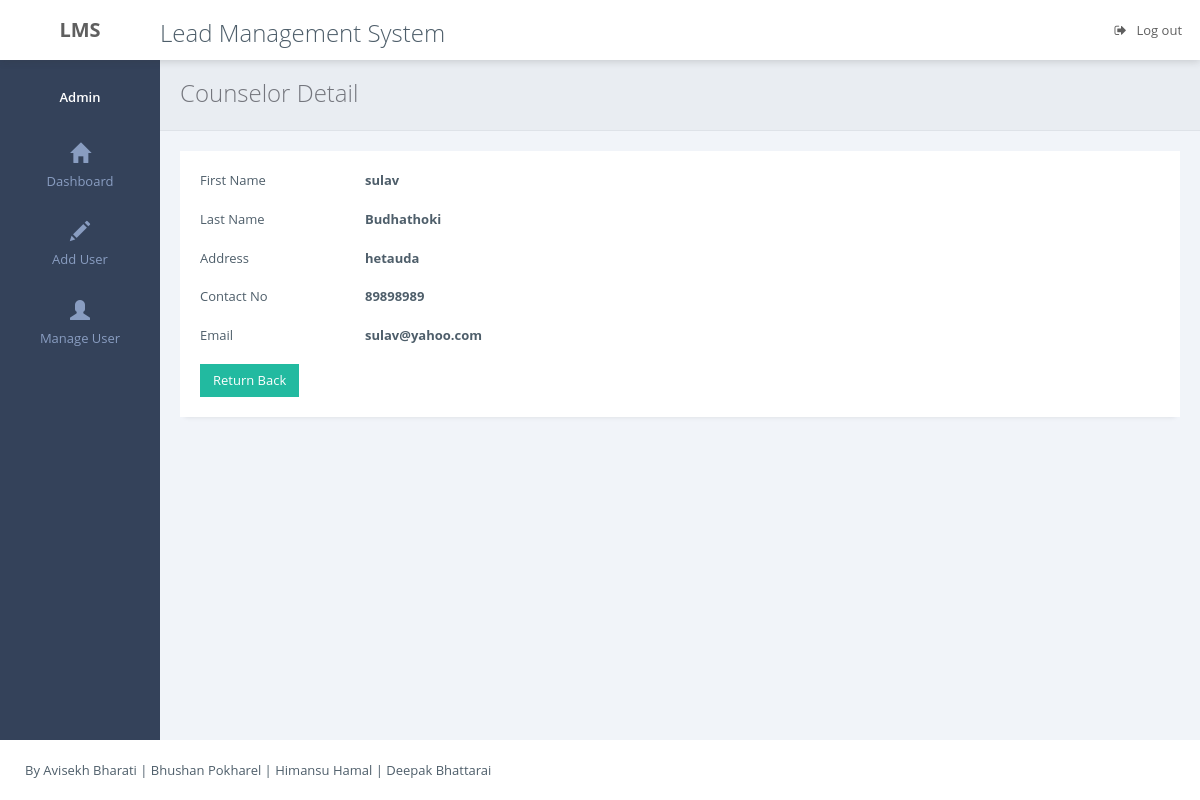
The page /admin/userDetails/1 (signed in) on the database its author committed.
### tables this page shows
CREATE TABLE IF NOT EXISTS `user` (
  `user_id` int(11) NOT NULL AUTO_INCREMENT,
  `fname` varchar(20) NOT NULL,
  `lname` varchar(20) NOT NULL,
  `address` varchar(50) NOT NULL,
  `contactno` varchar(20) NOT NULL,
  `email` varchar(50) NOT NULL,
  `password` varchar(100) NOT NULL,
  `role` tinyint(1) NOT NULL,
  PRIMARY KEY (`user_id`)
);

### application/controller/admin.php (called while the page is built, shortened)
<?php
if($_SESSION['usertype']==1){
class Admin extends Controller
{
	public function userDetails($id){
		$data =  $this->model->getUserById($id);
		require APP . 'view/_templates/header1.php';
        require APP . 'view/admin/user-detail.php';
        require APP . 'view/_templates/footer1.php';
	}
}
}
else
	echo 'Failed !';
?>

### public/index.php (called while the page is built, shortened)
<?php
require APP . 'core/controller.php';
$app = new Application();

### application/core/controller.php (called while the page is built, shortened)
<?php
class Controller
{
    public $db = null;
    private function openDatabaseConnection()
    {
        $options = array(PDO::ATTR_DEFAULT_FETCH_MODE => PDO::FETCH_OBJ, PDO::ATTR_ERRMODE => PDO::ERRMODE_WARNING);
        $this->db = new PDO(DB_TYPE . ':host=' . DB_HOST . ';dbname=' . DB_NAME . ';charset=' . DB_CHARSET, DB_USER, DB_PASS, $options);
    }
    public function loadModel()
    {
        require APP . 'model/lmsmodel.php';
        $this->model=new LmsModel($this->db);
    }
}

### application/model/lmsmodel.php (called while the page is built, shortened)
<?php
class LmsModel
{
    function __construct($db)
    {
        try {
            $this->db = $db;
        } catch (PDOException $e) {
            exit('Database connection could not be established.');
        }
    }
    public function getUserById($id){
        $sql = "Select * from user where user_id ='$id'";
        $query = $this->db->prepare($sql);
        $query->execute();
        return $query->fetch();
    }
}
?>

### application/view/admin/user-detail.php (the view)
<div class="page-inner">
    <div class="page-title">
        <h3>Counselor Detail</h3>
    </div>
    <div id="main-wrapper">
        <div class="row">
            <div class="col-md-12">
                <div class="panel panel-white">
                    <div class="panel-body">
                        <form class="form-horizontal">
                            <div class="form-group">
                                <label class="col-sm-2 ">First Name</label>
                                <div class="col-sm-10">
                                    <label><strong><?php echo $data->fname; ?></strong></label>
                                </div>
                            </div>
                            <div class="form-group">
                                <label class="col-sm-2 ">Last Name</label>
                                <div class="col-sm-10">
                                    <label><strong><?php echo $data->lname; ?></strong></label>
                                </div>
                            </div>
                            <div class="form-group">
                                <label class="col-sm-2 ">Address</label>
                                <div class="col-sm-10">
                                    <label><strong><?php echo $data->address; ?></strong></label>
                                </div>
                            </div>
                            <div class="form-group">
                                <label class="col-sm-2 ">Contact No</label>
                                <div class="col-sm-10">
                                    <label><strong><?php echo $data->contactno; ?></strong></label>
                                </div>
                            </div>
                            <div class="form-group">
                                <label class="col-sm-2 ">Email</label>
                                <div class="col-sm-10">
                                    <label><strong><?php echo $data->email; ?></strong></label>
                                </div>
                            </div>
                            <a href="<?php echo URL; ?>admin"><button class="btn btn-success" type="button">Return Back</button></a>
                        </form>
                    </div>
                </div>
            </div>
        </div>
    </div>
</div>

### rows shown on the page
user: fname "sulav", lname "Budhathoki", address "hetauda", contactno "89898989", email "sulav@yahoo.com"
